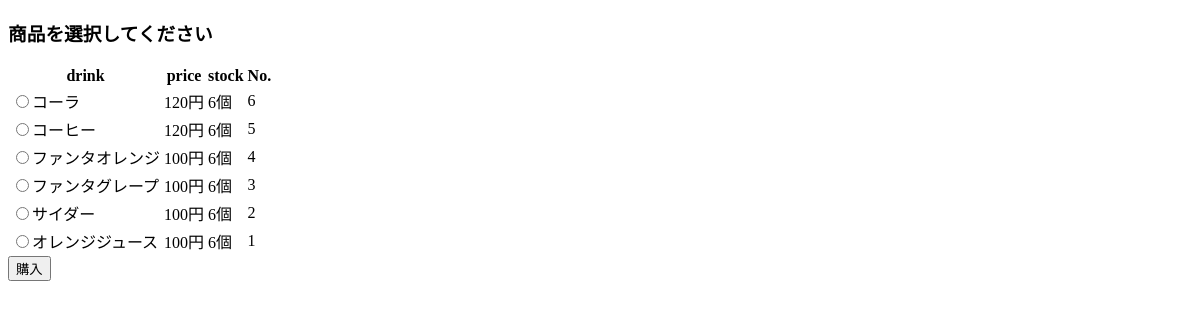
/toppage.php?username=tateoka, run on an earlier commit of the app's database.
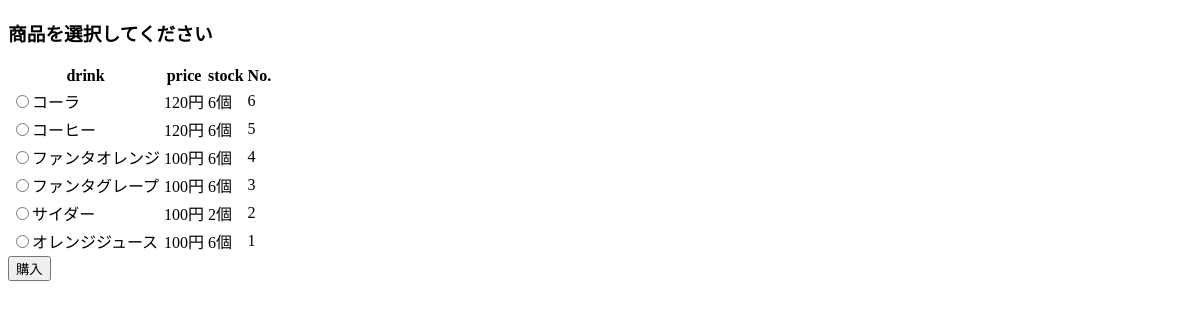
And on a later commit of the database.
### tables this page shows
CREATE TABLE "product" (
	`id`	INTEGER PRIMARY KEY AUTOINCREMENT,
	`name`	TEXT,
	`price`	INTEGER
);

CREATE TABLE "stock" (
	`id`	INTEGER PRIMARY KEY AUTOINCREMENT,
	`product_id`	INTEGER,
	`number`	INTEGER
);

### toppage.php (the view, shortened to what this page needs)
<?php
$pdo = new PDO("sqlite:anohako.sqlite");
$pdo->setAttribute(PDO::ATTR_ERRMODE, PDO::ERRMODE_WARNING);
$st = $pdo->query("select * from product order by id desc");
$product = $st->fetchAll();
?>
<!DOCTYPE html>
<html lang="ja">
  <head>
  </head>
  <body>
    <h3>商品を選択してください</h3>
      <form action="shopping_submit.php" method="get">
        <table>
          <tr>
            <th>drink</th>
            <th>price</th>
            <th>stock</th>
            <th>No.</th>
          </tr>
          <?php
          foreach($product as $p) {
            print '<tr>';
            print '<td><input type="radio" name="productname" value="'. $p["name"] .'">' . $p["name"] . '</th>';
            print '<td>' . $p["price"] . '円</th>';
            $st = $pdo->query("select * from stock where id =" .$p["id"] . ";");
            $stock = $st->fetchAll();
            print '<td>'.$stock[0]["number"].'個</td>';
            print '<td>'.$stock[0]["product_id"].'</td>';
            print '</tr>';
          }
          ?>
       </table>
       <input type="submit" value="購入">
     </form>
  </body>
</html>

What changed in the data, as far as the page shows it:
changed through a linked row, product "サイダー": stock.number "6" → "2"
